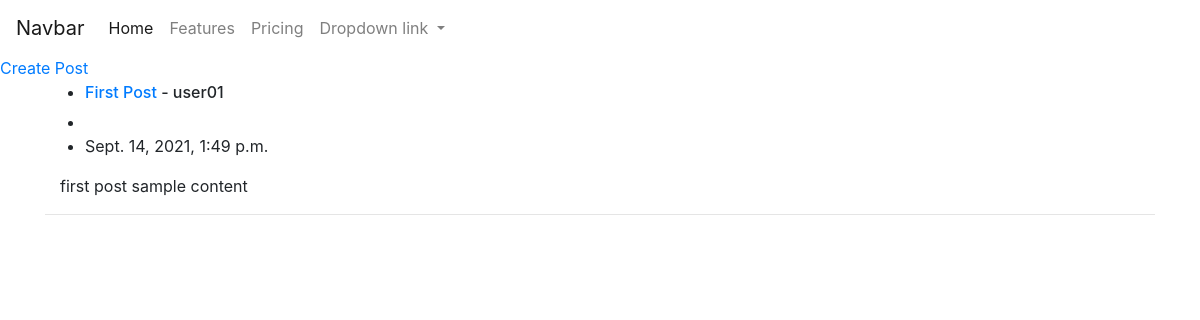
Before: / with the older database file.
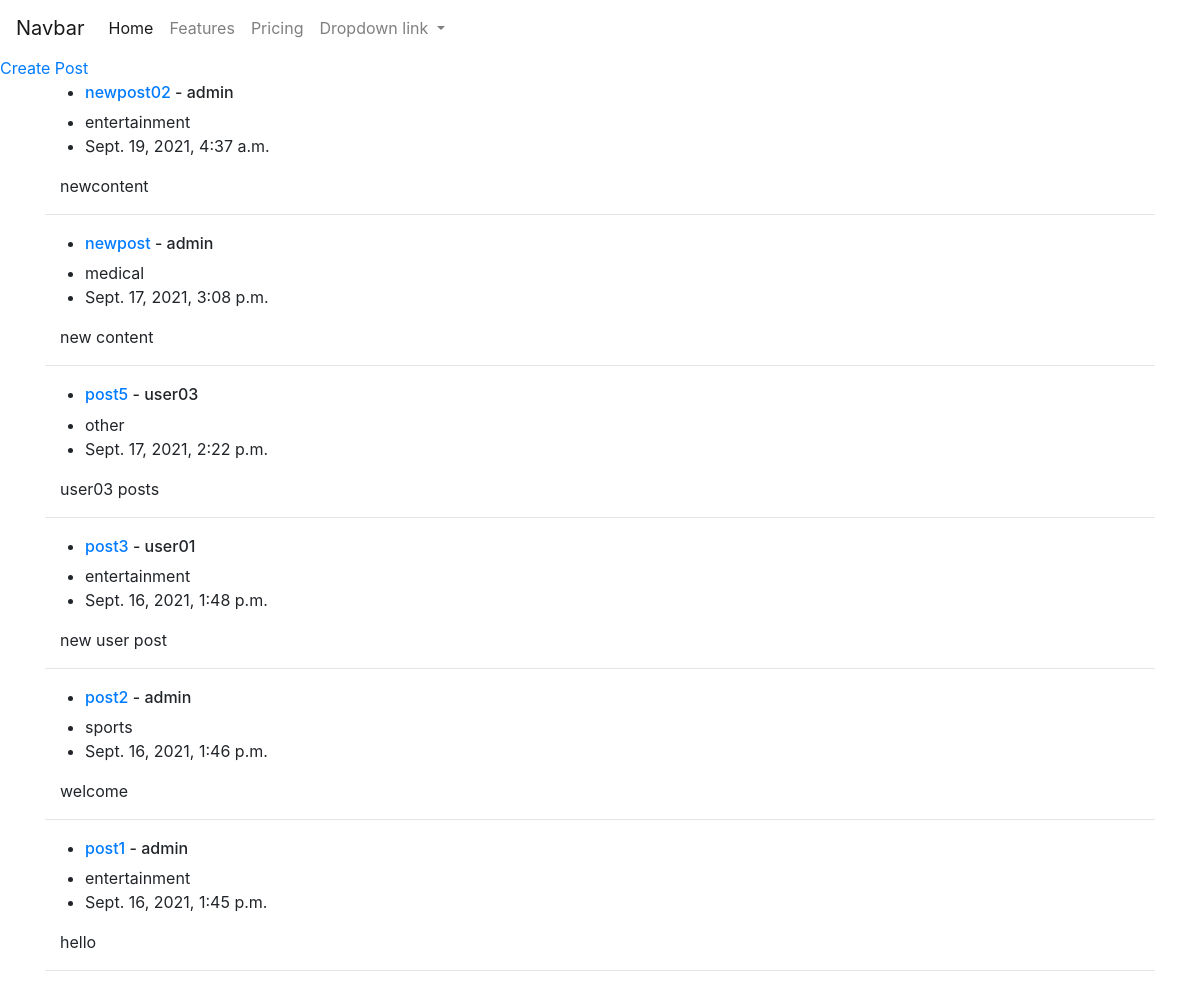
After: the same page with the newer database file.
### Post/models.py (models this page shows, shortened)
class Post(models.Model):
    title = models.CharField(max_length=100)
    Author = models.ForeignKey(User, on_delete= models.CASCADE)
    Contents = models.TextField()
    Created_on = models.DateTimeField(auto_now_add=True)
    postcategory = models.ForeignKey(Category, on_delete= models.CASCADE, default=1)
    class Meta:
        ordering = ["-Created_on"]

class Category(models.Model):
    category_name = models.CharField(max_length=100)
    description = models.TextField()
    def __str__(self):
        return self.category_name

### Post/views.py (the view)
# urls.py: path('', HomeView.as_view(), name= "home"),
class HomeView(ListView):
    queryset = Post.objects.order_by("-Created_on")
    template_name = "home.html"

### templates/home.html (shortened to what this page needs)
{% extends 'base.html' %}
{% block main_contents %}
<a href="{% url 'createpost_path'  %}">Create Post</a>
{% for p in object_list %}
<div class="container">
    <ul>
        <li><h6><a href="{% url 'postdetails_path' p.pk %}">{{p.title}} </a>- {{p.Author }}</h6></li>
        <li>{{ p.postcategory }}</li>
        <li>{{ p.Created_on }}</li>
    </ul>
    <div class="container">
        {{ p.Contents|slice:":150"}}
    </div>
    <hr>
</div>
{% endfor %}
{% endblock %}

### templates/base.html (shortened to what this page needs)
<!doctype html>
<html lang="en">
  <head>
    <link rel="stylesheet" href="https://maxcdn.bootstrapcdn.com/bootstrap/4.0.0/css/bootstrap.min.css">
  </head>
  <body>
    <nav class="navbar navbar-expand-lg navbar-light bg-red">
        <a class="navbar-brand" href="#">Navbar</a>
        <div class="collapse navbar-collapse" id="navbarNavDropdown">
          <ul class="navbar-nav">
            <li class="nav-item active">
              <a class="nav-link" href="#">Home <span class="sr-only">(current)</span></a>
            </li>
            <li class="nav-item">
              <a class="nav-link" href="#">Features</a>
            </li>
            <li class="nav-item">
              <a class="nav-link" href="#">Pricing</a>
            </li>
            <li class="nav-item dropdown">
              <a class="nav-link dropdown-toggle" href="#" id="navbarDropdownMenuLink" data-toggle="dropdown" aria-haspopup="true" aria-expanded="false">
                Dropdown link
              </a>
            </li>
          </ul>
        </div>
      </nav>
    <div>
        {% block main_contents %} {% endblock %}
    </div>
  </body>
</html>

Changed rows visible on the page:
added Post: title "newpost02", Author "admin", postcategory "entertainment", Created_on "Sept. 19, 2021, 4:37 a.m.", Contents "newcontent"
added Post: title "newpost", Author "admin", postcategory "medical", Created_on "Sept. 17, 2021, 3:08 p.m.", Contents "new content"
added Post: title "post5", Author "user03", postcategory "other", Created_on "Sept. 17, 2021, 2:22 p.m.", Contents "user03 posts"
added Post: title "post3", Author "user01", postcategory "entertainment", Created_on "Sept. 16, 2021, 1:48 p.m.", Contents "new user post"
added Post: title "post2", Author "admin", postcategory "sports", Created_on "Sept. 16, 2021, 1:46 p.m.", Contents "welcome"
changed Post: title "First Post" → "post1"; Author "user01" → "admin"; postcategory (not shown) → "entertainment"; Created_on "Sept. 14, 2021, 1:49 p.m." → "Sept. 16, 2021, 1:45 p.m."; Contents "first post sample content" → "hello"
